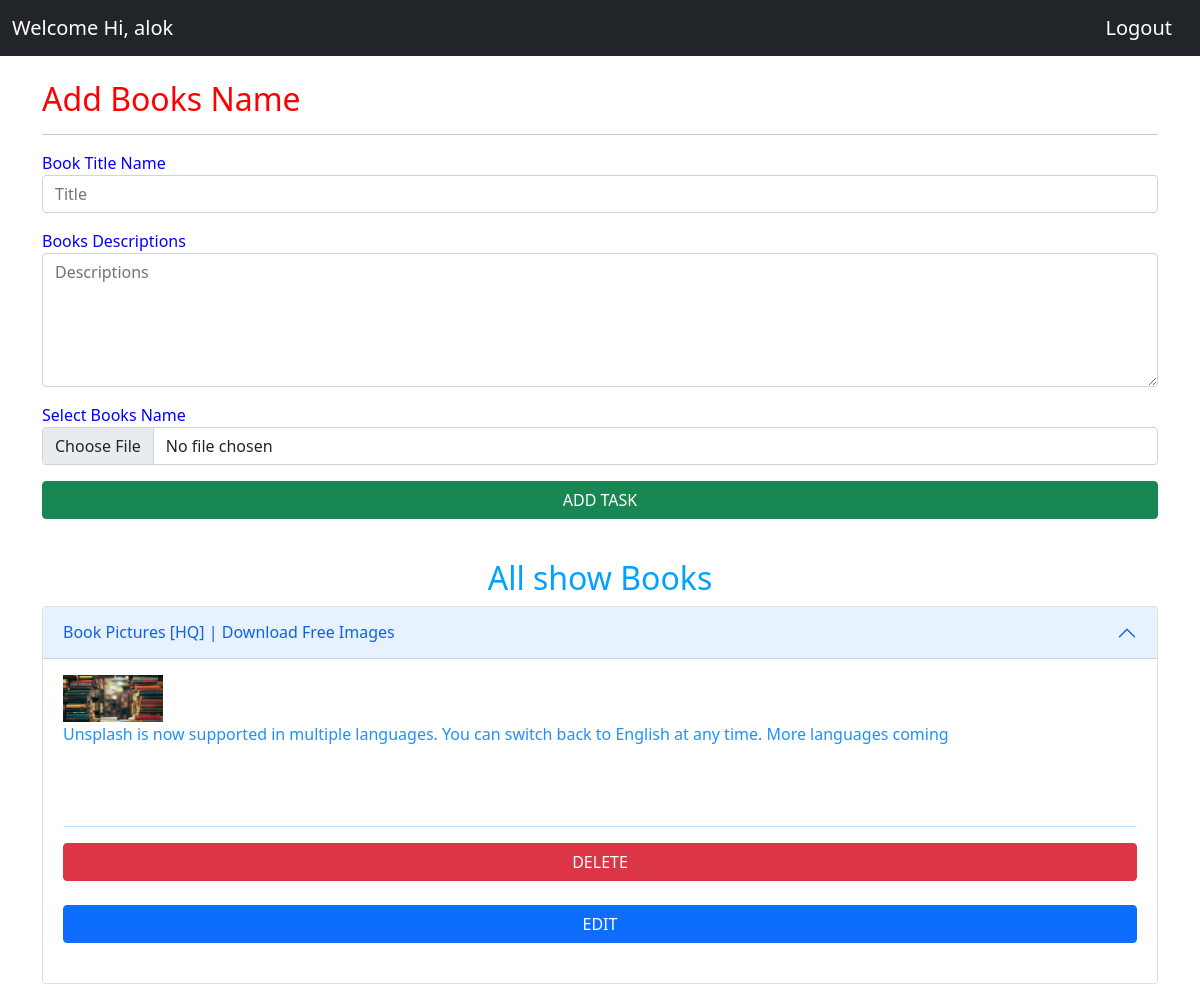
The page /home (signed in) on the database its author committed.
### DjangoHindiApp/models.py (models this page shows)
class Notes(models.Model):
    user_id=models.ForeignKey(User,on_delete=models.CASCADE)
    title=models.CharField(max_length=255)
    notes_data=models.TextField()
    thumbnail=models.ImageField(upload_to='images/')
    created_at=models.DateTimeField(auto_now_add=True)

### DjangoHindiApp/views.py (the view)
# urls.py: 2. Add a URL to urlpatterns:  path('', views.home, name='home')
@login_required(login_url="/")
def home(request):
    all_tasks=Notes.objects.filter(user_id=request.user.id)
    return render(request,"home.html",{"all_tasks":all_tasks})

### DjangoHindiApp/templates/home.html (shortened to what this page needs)
 {% extends 'base_template.html' %}
        {% block body_data %}
    <body>
        {% include 'navbar.html' %}
          <main class="container">
            <h2 style="color:red ;" >Add Books Name</h2>
            <hr>
            <div class="row">
            <form action="{% url 'add_tasks' %}" method="POST" enctype="multipart/form-data">
                <div class="mb-3">
                    <label style="color: blue;">Book Title Name</label>
                    <input type="text" name="title" placeholder="Title" class="form-control"/>
                </div>
                <div class="mb-3">
                    <label style="color: blue;" >Books Descriptions</label>
                    <textarea  name="task" placeholder="Descriptions" class="form-control" rows="5"></textarea>
                </div>
                <div class="mb-3">
                    <label  style="color: blue;" >Select Books Name</label>
                    <input  name="thumbnail" type="file" class="form-control" />
                </div>
                <div class="d-grid gap-2">
                    <button type="submit" class="btn btn-success btn-block">ADD TASK</button>
                </div>
                <br>
            </form>
            </div>
            <div class="row">
               <center> <h2 style="color: rgb(0, 162, 255) ;" >All show Books</h2></center>
                <div class="accordion" id="accordionExample">
                    {% for task in all_tasks %}
                    <div class="accordion-item">
                      <h2 class="accordion-header" id="headingOne{{ task.id }}">
                        <button class="accordion-button" type="button" data-bs-toggle="collapse" data-bs-target="#collapseOne{{ task.id }}" aria-expanded="true" aria-controls="collapseOne">
                            {{ task.title }}
                        </button>
                      </h2>
                      <div id="collapseOne{{ task.id }}" class="accordion-collapse collapse show" aria-labelledby="headingOne{{ task.id }}" data-bs-parent="#accordionExample">
                        <div class="accordion-body" style="color:dodgerblue">
                          <img src="/media/{{ task.thumbnail }}" style="width:100px"/>
                            <p>{{ task.notes_data }}</p>
                          <br>
                          <br>
                          <hr>
                          <div class="d-grid gap-2">
                            <a href="{% url 'delete_task' id=task.id %}" class="btn btn-danger">DELETE</a>
                        </div>
                        <br>
                        <div class="d-grid gap-2">
                            <a href="{% url 'edit_task' id=task.id %}" class="btn btn-primary">EDIT</a>
                        </div>
                        </div>
                      </div>
                      <br>
                    </div>
                    {% endfor %}
                </div>
                <br>
                <br>
            </div>
            <div class="row">
            <br>
            </div>
          </main>
    </body>
    {% endblock body_data %}

### DjangoHindiApp/templates/navbar.html (shortened to what this page needs)
<nav class="navbar navbar-expand-md navbar-dark bg-dark fixed-top">
    <div class="container-fluid">
      <a class="navbar-brand" href="#">Welcome Hi, {{ request.user.username }}</a>
      <a class="navbar-brand" href="{% url 'logout' %}">Logout</a>
      </div>
  </nav>

### DjangoHindiApp/templates/home.html (style rules this page uses)
body { padding-top: 5rem; }

### rows shown on the page
Notes: title "Book Pictures [HQ] | Download Free Images", thumbnail (picture), notes_data "Unsplash is now supported in multiple languages. You can switch back to English at any time. More languages coming"

### other values the page prints
{{ request.user.username }} "alok"
